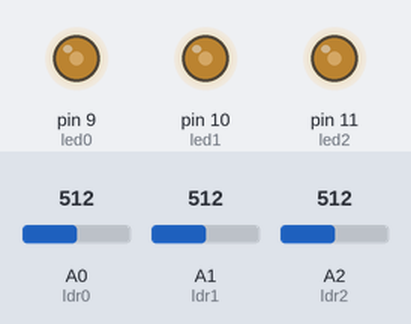
The sketch below on a simulated Arduino Uno, built with avr-gcc and run on an emulated ATmega328P. Shown: output pins drawn as LEDs (lit = HIGH). The inputs (shaded band) are chosen by the test bench; at power-on: A0 (ldr0) = 512, A1 (ldr1) = 512, A2 (ldr2) = 512.

Above: at 1.2 s.
1.3 s: A0 (ldr0) set to 716
At 2.0 s:
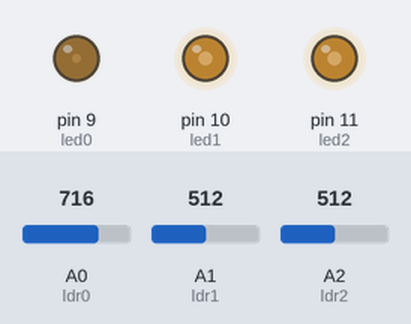
2.8 s: A1 (ldr1) set to 716
At 3.2 s:
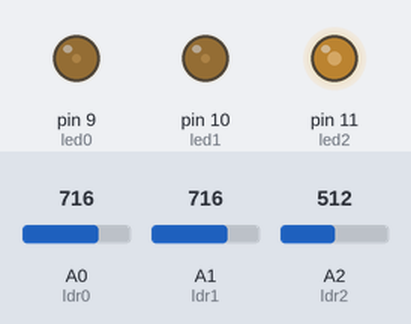
4.3 s: A2 (ldr2) set to 716
At 5.5 s:
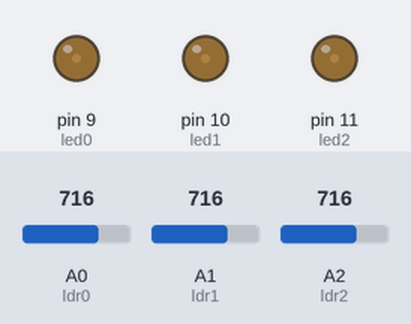
5.8 s: A0 (ldr0) set to 900
At 6.6 s:
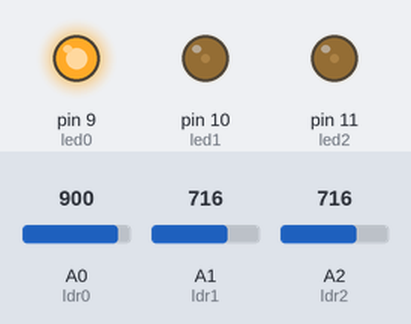
7.3 s: A1 (ldr1) set to 900
At 7.8 s:
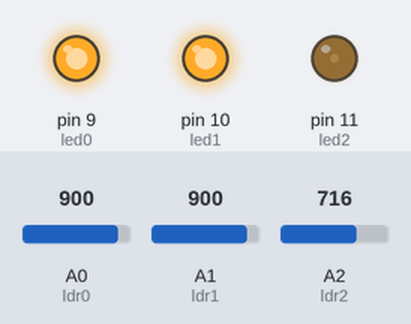
8.8 s: A2 (ldr2) set to 900
At 10.1 s:
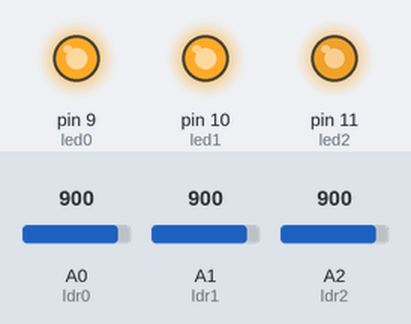
Timing chart, 0 to 11.3 s (numbered marks = the images above; inputs shaded):
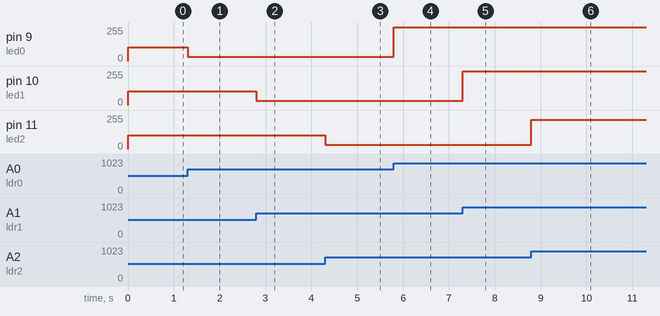

Measured:
- after the input at 1.3 s, pin 9 (led0): 105/255 → 31/255 at once
- after the input at 2.8 s, pin 10 (led1): 105/255 → 31/255 at once
- after the input at 4.3 s, pin 11 (led2): 105/255 → 31/255 at once
- after the input at 5.8 s, pin 9 (led0): 31/255 → 255/255 at once
- after the input at 7.3 s, pin 10 (led1): 31/255 → 255/255 at once
- after the input at 8.8 s, pin 11 (led2): 31/255 → 220/255 at once

The sketch:

Pr2.1.ino
```cpp
  const int led0 = 9;
  const int led1 = 10;
  const int led2 = 11;
  const int ldr1 = A1;
  const int ldr0 = A0;
  const int ldr2 = A2;

  int velocitat = 20;
  int valLdr0;
  int valLdr1;
  int valLdr2;

void setup()
{
  pinMode(led0, OUTPUT);
  pinMode(led1, OUTPUT);
  pinMode(led2, OUTPUT);
}


void loop()
{
  valLdr0 = analogRead(ldr0);
  valLdr1 = analogRead(ldr1);
  valLdr2 = analogRead(ldr2);

  valLdr0 = map(valLdr0, 100, 800, 255, 0);
  valLdr1 = map(valLdr1, 100, 800, 255, 0);
  valLdr2 = map(valLdr2, 100, 800, 255, 0);

  analogWrite(led0, valLdr0);
  analogWrite(led1, valLdr1);
  analogWrite(led2, valLdr2);
}
```
